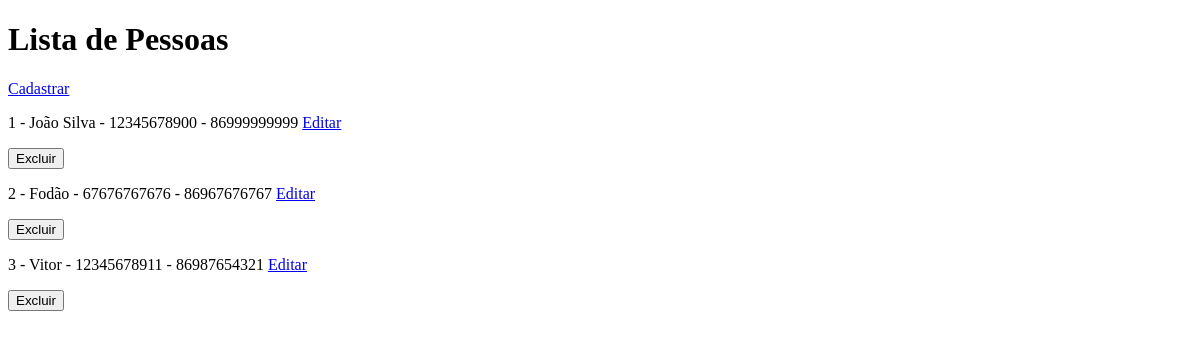
Page /pessoas/ on the earlier database version.
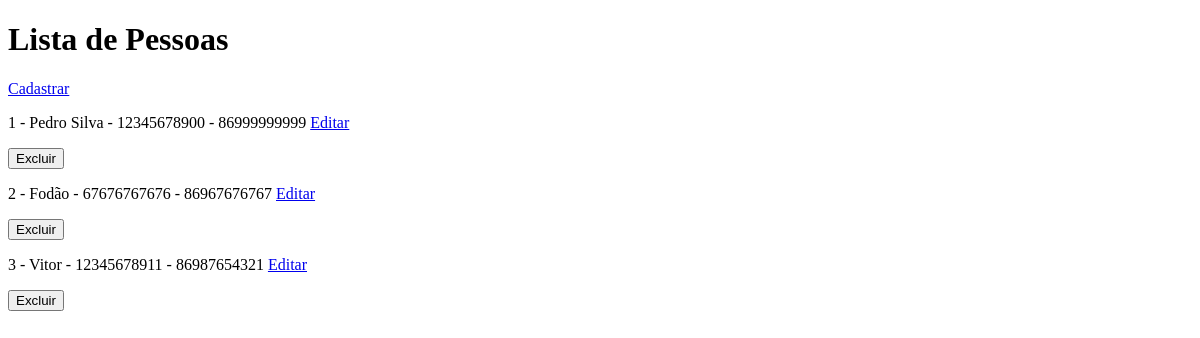
Same page on the later database version.
### hotel/models/pessoa.py (models this page shows, shortened)
class Pessoa(models.Model):
    nome = models.CharField(max_length=255)
    cpf = models.CharField(max_length=11, unique=True )
    contato = models.CharField(max_length=20)
    ativo = models.BooleanField(default=True)

### hotel/views/pessoas.py (the view)
# urls.py: path('pessoas/', listar_pessoas, name='listar_pessoas'),
def listar_pessoas(request):
    pessoas = Pessoa.objects.filter(ativo=True)
    return render(request, "hotel/pessoas/listar.html", {'pessoas': pessoas})

### hotel/templates/hotel/pessoas/listar.html (shortened to what this page needs)
<!DOCTYPE html>
<html lang="pt-br">
<head>
</head>
<body>
    <h1>Lista de Pessoas</h1>
    <a href="{% url 'cadastrar_pessoa' %}">Cadastrar</a>
    {% for pessoa in pessoas %}
        <p>
            {{ pessoa.id }} -
            {{ pessoa.nome }} -
            {{ pessoa.cpf }} -
            {{ pessoa.contato }}
            <a href="{% url "editar_pessoa" pessoa.id %}">Editar</a>
            <form method="POST" action="{% url 'excluir_pessoa' pessoa.id %}" style="display: inline;" onsubmit="return confirm('Tem certeza que deseja inativar esta pessoa?');">
                <button type="submit">Excluir</button>
            </form>
        </p>
    {% empty %}
        <p>Nenhuma pessoa cadastrada.</p>
    {% endfor %}
</body>
</html>

Differences in the rows shown:
changed Pessoa id 1: nome "João Silva" → "Pedro Silva"
